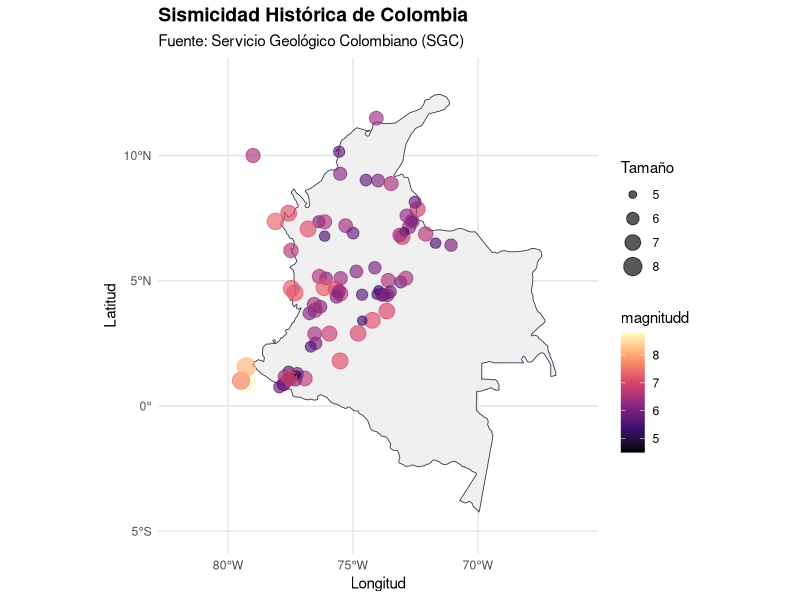

R code for this plot: (Note: this script raises an error after producing the figure.)
## ---- chunk 1
# Instalación de paquetes si no están presentes
if(!require(spatstat)) install.packages("spatstat")
if(!require(spatstat)) install.packages("spatstat.explore")
if(!require(spatstat)) install.packages("spatstat.model")
if(!require(sf)) install.packages("sf")
if(!require(readxl)) install.packages("readxl")
if(!require(tidyverse)) install.packages("tidyverse")
# Instalar el paquete de datos explícitamente con dependencias
if(!require(rnaturalearthdata)) install.packages("rnaturalearthdata", 
                 dependencies = TRUE, 
                 type = "binary")  # Usa binarios precompilados en Windows

# Carga de librerías
library(spatstat)  # Análisis de patrones puntuales
library(sf)        # Manejo de datos vectoriales
library(readxl)    # Lectura de archivos Excel
library(tidyverse) # Manipulación de datos
library(ggplot2)      # Visualización
library(dplyr)        # Manipulación de datos
library(readr)        # Lectura de CSV
library(rnaturalearth) # Descarga automática de mapas mundiales
library(scales)       # Para formato de ejes en gráficos
library(patchwork)    # Poner gráficos lado a lado
library(knitr)
library(kableExtra)
library(stars)        # Esencial para convertir mapas de spatstat a ggplot2
library(ggrepel)      # Crucial para que los IDs no se tapen entre sí
## ---- chunk 2
# ==============================================================================
#  OBTENER SHAPEFILE DE COLOMBIA (Automático, sin descarga manual)
# rnaturalearth descarga límites administrativos de Natural Earth (dominio público)
# scale = "medium" ofrece buen equilibrio entre detalle y velocidad
# Cargar mapa de Colombia (sf)
colombia_map <- rnaturalearth::ne_countries(scale = "medium", country = "colombia", returnclass = "sf")

# Proyectar a CRS adecuado para visualización en Colombia (WGS84 es suficiente para puntos)
colombia_map <- st_transform(colombia_map, crs = 4326)


# Cargar TODOS los países de Sudamérica para ver los vecinos colindantes
paises_vecinos <- ne_countries(scale = "medium", returnclass = "sf")
paises_vecinos <- st_transform(paises_vecinos, crs = 4326)

# ==============================================================================
# . CARGAR Y LIMPIAR DATOS DE SISMICIDAD (SGC)
# Leer CSV saltando las 7 filas de encabezado institucional
df <- read_csv("sismicidad_historica.csv", skip = 7, show_col_types = FALSE)

# Renombrar columnas clave para trabajar más fácil
names(df)[4] <- "Latitud"
names(df)[5] <- "Longitud" 
names(df)[7] <- "magnitudd"

# Convertir a numérico de forma segura (maneja caracteres no numéricos como NA)
df <- df %>% select(Latitud, Longitud, magnitudd) %>%
  mutate(
    Latitud   = as.numeric(Latitud),
    Longitud  = as.numeric(Longitud),
    magnitudd  = as.numeric(magnitudd)
  )

# Filtrar filas con coordenadas inválidas (evita errores en st_as_sf)
#df <- df %>% filter(!is.na(Latitud) & !is.na(Longitud))
summary(df)  

# ==============================================================================
#  CONVERTIR DATAFRAME A OBJETO ESPACIAL (sf)
# st_as_sf() convierte el dataframe en puntos georreferenciados
# crs = 4326 = WGS84 (lat/lon en grados decimales, estándar GPS)

# Proyección de Coordenadas (De Grados a Metros)
# Es vital para que la Función K sea en metros/km y no en grados
sismos_sf <- st_as_sf(df, coords = c("Longitud", "Latitud"), crs = 4326)

# Añadimos una columna explícita con el ID a sf de sismos
sismos_sf$ID_Sismo <- 1:nrow(sismos_sf)

# transformar las coordenadas geográficas de los sismos en Colombia de grados a metros, utilizando el sistema de proyección oficial del país.
# Transforma matemáticamente la curvatura de la Tierra a un plano bidimensional (proyección).
sismos_proj <- st_transform(sismos_sf, crs = 9377) 





## Ventana de Visualización (Bounding Box)

# Basado en el recuadro visual de la plataforma del SGC:
# Longitudes aproximadas: -84°W a -65°W | Latitudes aproximadas: -4.5°S a 13.5°N
limites_grados <- st_bbox(c(xmin = -84, ymin = -4.5, xmax = -65, ymax = 13.5), 
                          crs = st_crs(4326))

# Convertimos este recuadro en un polígono sf para poder proyectarlo correctamente
ventana_sf <- st_as_sfc(limites_grados)

# Proyectamos también nuestra ventana rectangular a metros
ventana_proj <- st_transform(ventana_sf, crs = 9377)
bbox_metros  <- st_bbox(ventana_proj)






# ==============================================================================
# 3. FILTRADO GEOGRÁFICO AJUSTADO (ELIMINA EL PUNTO EXTREMO NOROESTE)
# ==============================================================================
# 🛠️ CORRECCIÓN: Cambiamos xmin a -79.5 para dejar fuera el sismo de San Andrés 
# pero manteniendo ymin = 0 para salvar todo el sur del país.
caja_filtro <- st_bbox(c(xmin = -79.5, ymin = 0, xmax = -66, ymax = 13.5), crs = 4326)

sismos_sf <- sismos_sf %>% 
  st_filter(st_as_sfc(caja_filtro))

# Proyectamos los sismos limpios a metros (Origen Nacional CRS 9377)
sismos_proj <- st_transform(sismos_sf, crs = 9377)

# ==============================================================================
# 4. CREACIÓN DE LA VENTANA CON MARGEN DE AMORTIGUAMIENTO (BUFFER)
# ==============================================================================
# A. Calculamos la envolvente convexa ajustada en metros
ventana_base_metros <- st_convex_hull(st_union(sismos_proj))

# B. 🛠️ MEJORA: Expandimos la ventana 30 km hacia afuera para que no toque los puntos
ventana_sf <- st_buffer(ventana_base_metros, dist = 30000) # 30,000 metros = 30 Km

# C. Convertimos a formato owin para tus futuros análisis de spatstat
ventana_owin <- as.owin(st_geometry(ventana_sf))

# D. Pasamos la ventana expandida a grados exclusivamente para que ggplot pueda dibujarla
ventana_grados <- st_transform(ventana_sf, crs = 4326)

# ==============================================================================
# 5. CONSTRUCCIÓN DEL OBJETO PPP EN KILÓMETROS
# ==============================================================================
coords_metros <- st_coordinates(sismos_proj)

sismos_ppp <- ppp(x = coords_metros[,1], 
                  y = coords_metros[,2], 
                  window = ventana_owin)

set.seed(5869)
if(any(duplicated(sismos_ppp))) {
  sismos_ppp <- rjitter(sismos_ppp, retry = TRUE)
}

# Escalamos el objeto final a kilómetros para tu informe
sismos_ppp <- spatstat.geom::rescale(sismos_ppp, 1000, "km")


## ---- chunk 3
# ==============================================================================
#  VISUALIZACIÓN CON GGPlot2 (Mapa profesional)
ggplot() +
  # Capa 1: Polígono de Colombia (Corregido 'size' por 'linewidth')
  geom_sf(data = colombia_map, 
          fill = "#f0f0f0",         # Gris muy claro y limpio para el fondo
          color = "#2c3e50",        # Borde azul oscuro elegante
          linewidth = 0.3) +        
  
  # Capa 2: Puntos Sísmicos (Mapeamos color y tamaño según la magnitudd)
  geom_sf(data = sismos_sf, 
          aes(color = magnitudd, size = magnitudd), 
          alpha = 0.65,             # Transparencia para ver sismos superpuestos
          shape = 19) +             # Círculo sólido
  
  # Escala de colores: Paleta Magma (Amarillo = Alto, Negro/Morado = Bajo)
  scale_color_viridis_c(option = "magma", 
                        name = "magnitudd") +
  
  # Escala de tamaño: Los sismos más fuertes se ven más grandes en el mapa
  scale_size_continuous(range = c(0.15, 6.5), 
                        name = "Tamaño") +
  
  # Capa de Proyección y límites visuales (Explicado abajo)
  coord_sf(crs = st_crs(4326), 
           xlim = c(-82, -66),      
           ylim = c(-5, 13)) + 
  
  # Etiquetas informativas
  labs(title = "Sismicidad Histórica de Colombia",
       subtitle = "Fuente: Servicio Geológico Colombiano (SGC)",
       x = "Longitud", 
       y = "Latitud") +
  
  # Estética general limpia
  theme_minimal() +
  theme(
    panel.grid.major = element_line(color = "gray90"),
    plot.title = element_text(face = "bold", size = 14),
    legend.position = "right"
  )



## ---- chunk 4
ggplot() +
  # Capa 1: Países vecinos (Fondo gris neutro y bordes sutiles)
  geom_sf(data = paises_vecinos, 
          fill = "#f1f2f6",         
          color = "#bdc3c7",        
          linewidth = 0.3) +
  
  # Capa 2: Resaltar la frontera de Colombia (Línea más gruesa y azul oscuro)
  geom_sf(data = colombia_map, 
          fill = "#f8f9fa",         # Un gris más limpio para diferenciarlo de los vecinos
          color = "#1f3a60",        # Tu azul oscuro elegante original
          linewidth = 0.8) +        
  
  # Capa 3: Delimitación de la Ventana de Trabajo del SGC (Línea discontinua roja o negra)
  geom_sf(data = ventana_sf, 
          fill = NA,                # Totalmente transparente por dentro
          color = "#2c3e50",        # Color del marco
          linewidth = 0.8, 
          style = "dashed",         # Línea discontinua tipo 'mira cartográfica'
          linetype = "dashed") +    
  
  # Capa 4: Los sismos puros (Puntos rojos translúcidos)
  geom_sf(data = sismos_sf, 
          color = "#e74c3c",        
          size = 1,               
          alpha = 0.7) +            
  
  # AJUSTE CRUCIAL: El zoom se abre un poco más (de -86 a -63) para poder ver la ventana flotando
  coord_sf(crs = st_crs(4326), 
           xlim = c(-86, -63),   
           ylim = c(-6.5, 15.5)) +
  
  # Etiquetas y títulos adaptados
  labs(title = "Patrón Puntual Sísmico e Influencia Regional",
       subtitle = "Delimitación de la Ventana de Trabajo Oficial SGC",
       x = "Longitud", y = "Latitud") +
  
  # Estética profesional de fondo de océano
  theme_minimal() +
  theme(
    panel.grid.major = element_line(color = "gray90", linetype = "dotted"),
    plot.title = element_text(face = "bold", size = 13, color = "#2c3e50"),
    plot.subtitle = element_text(size = 10, italic = TRUE, color = "#555555"),
    panel.background = element_rect(fill = "#eef2f7", color = NA) # Océano azul claro
  )

summary(sismos_ppp)
## ---- chunk 5
# Esta función extrae la rejilla matemática de spatstat y la convierte a polígonos de ggplot
crear_capa_cuadrantes <- function(modelo_chi) {
  # 1. Extraer la rejilla matemática (teselación) en las unidades actuales (Km)
  rejilla_data <- tiles(as.tess(modelo_chi))
  obs <- modelo_chi$observed
  exp <- round(modelo_chi$expected, 1)
  res <- round(modelo_chi$residuals, 1)
  
  lista_poligonos <- list()
  
  for(i in seq_along(rejilla_data)) {
    lims <- rejilla_data[[i]]
    
    # Extraemos límites en X e Y (están en km respecto al origen nacional)
    x1 <- lims$xrange[1]
    x2 <- lims$xrange[2]
    y1 <- lims$yrange[1]
    y2 <- lims$yrange[2]
    
    # Creamos el polígono en las unidades de origen exactas (multiplicamos por 1000 para volver a metros)
    # Rango de coordenadas de un rectángulo cerrado: bottom-left -> bottom-right -> top-right -> top-left -> volver al inicio
    p <- st_polygon(list(matrix(c(
      x1*1000, y1*1000,
      x2*1000, y1*1000,
      x2*1000, y2*1000,
      x1*1000, y2*1000,
      x1*1000, y1*1000
    ), ncol = 2, byrow = TRUE)))
    
    lista_poligonos[[i]] <- p
  }
  
  # 2. Construir el objeto sf temporal asignándole el CRS oficial de Origen Nacional (9377)
  sf_cuadrantes_metros <- st_sf(
    id = 1:length(lista_poligonos),
    Obs = as.vector(obs),
    Exp = as.vector(exp),
    Res = as.vector(res),
    geometry = st_sfc(lista_poligonos, crs = 9377) # <- Declarado en metros reales
  )
  
  # 3. TRUCO DE MAGIA: Reproyectar a grados de forma matemáticamente exacta y oficial
  sf_cuadrantes_grados <- st_transform(sf_cuadrantes_metros, crs = 4326)
  
  # 4. Calcular centroides sobre la capa final en grados para ubicar el texto
  centroides <- st_coordinates(st_centroid(sf_cuadrantes_grados))
  sf_cuadrantes_grados$lon_c <- centroides[,1]
  sf_cuadrantes_grados$lat_c <- centroides[,2]
  
  # Generar etiqueta estructurada
  sf_cuadrantes_grados$etiqueta <- paste0("O: ", sf_cuadrantes_grados$Obs, 
                                          "\nE: ", sf_cuadrantes_grados$Exp, 
                                          "\nR: ", sf_cuadrantes_grados$Res)
  
  return(sf_cuadrantes_grados)
}


# Ejecutar las pruebas en spatstat
(chi_3x3 <- quadrat.test(sismos_ppp, nx = 3, ny = 3))
(chi_4x4 <- quadrat.test(sismos_ppp, nx = 4, ny = 4))
(chi_5x5 <- quadrat.test(sismos_ppp, nx = 5, ny = 5)) 
(chi_6x6 <- quadrat.test(sismos_ppp, nx = 6, ny = 6)) 

# Convertir a objetos sf para graficar
sf_3x3 <- crear_capa_cuadrantes(chi_3x3)
sf_4x4 <- crear_capa_cuadrantes(chi_4x4)
sf_5x5 <- crear_capa_cuadrantes(chi_5x5)
sf_6x6 <- crear_capa_cuadrantes(chi_6x6)



# --- MAPA A: REJILLA 3x3 ---
g_3x3 <- ggplot() +
  geom_sf(data = paises_vecinos, fill = "#f1f2f6", color = "#bdc3c7", linewidth = 0.3) +
  geom_sf(data = colombia_map, fill = "#f8f9fa", color = "#1f3a60", linewidth = 0.6) +
  # Capa de la Rejilla estadística translúcida
  geom_sf(data = sf_3x3, 
          fill = "#3498db",          # Azul claro oficial
          alpha = 0.05,              # Transparencia del 5% 👈
          color = "#e67e22",         # Borde naranja
          linewidth = 0.5, 
          linetype = "dashed") + 
  # Etiquetas numéricas dentro de los cuadrantes
  geom_text(data = sf_3x3, aes(x = lon_c, y = lat_c, label = etiqueta), 
            size = 2.8, fontface = "bold", color = "#2c3e50", bg.color = "white", bg.r = 0.15) +
  geom_sf(data = sismos_sf, color = "#e74c3c", size = 1.2, alpha = 0.4) +            
  coord_sf(crs = st_crs(4326), xlim = c(-86, -63), ylim = c(-6.5, 15.5)) +
  labs(title = "Prueba por Cuadrantes (3x3)", subtitle = "Evaluación de Homogeneidad CSR", x = "Longitud", y = "Latitud") +
  theme_minimal() +
  theme(
    panel.grid.major = element_line(color = "gray90", linetype = "dotted"),
    plot.title = element_text(face = "bold", size = 11, color = "#2c3e50"),
    plot.subtitle = element_text(size = 9, italic = TRUE, color = "#555555"),
    panel.background = element_rect(fill = "#eef2f7", color = NA)
  )


# --- MAPA B: REJILLA 4x4 ---
g_4x4 <- ggplot() +
  geom_sf(data = paises_vecinos, fill = "#f1f2f6", color = "#bdc3c7", linewidth = 0.3) +
  geom_sf(data = colombia_map, fill = "#f8f9fa", color = "#1f3a60", linewidth = 0.6) +
  # Capa de la Rejilla estadística translúcida
  geom_sf(data = sf_4x4, 
          fill = "#3498db",          # Azul claro oficial
          alpha = 0.05,              # Transparencia del 5% 👈
          color = "#e67e22",         # Borde naranja
          linewidth = 0.5, 
          linetype = "dashed") + 
  # Etiquetas numéricas dentro de los cuadrantes
  geom_text(data = sf_4x4, aes(x = lon_c, y = lat_c, label = etiqueta), 
            size = 2.8, fontface = "bold", color = "#2c3e50", bg.color = "white", bg.r = 0.15) +
  geom_sf(data = sismos_sf, color = "#e74c3c", size = 1.2, alpha = 0.4) +            
  coord_sf(crs = st_crs(4326), xlim = c(-86, -63), ylim = c(-6.5, 15.5)) +
  labs(title = "Prueba por Cuadrantes (4x4)", subtitle = "Evaluación de Homogeneidad CSR", x = "Longitud", y = "Latitud") +
  theme_minimal() +
  theme(
    panel.grid.major = element_line(color = "gray90", linetype = "dotted"),
    plot.title = element_text(face = "bold", size = 11, color = "#2c3e50"),
    plot.subtitle = element_text(size = 9, italic = TRUE, color = "#555555"),
    panel.background = element_rect(fill = "#eef2f7", color = NA)
  )

# --- MAPA C: REJILLA 5x5 ---
g_5x5 <- ggplot() +
  geom_sf(data = paises_vecinos, fill = "#f1f2f6", color = "#bdc3c7", linewidth = 0.3) +
  geom_sf(data = colombia_map, fill = "#f8f9fa", color = "#1f3a60", linewidth = 0.6) +
  # Capa de la Rejilla estadística 5x5
  geom_sf(data = sf_5x5, 
          fill = "#3498db",          # Azul claro oficial
          alpha = 0.05,              # Transparencia del 5% 👈
          color = "#e67e22",         # Borde naranja
          linewidth = 0.5, 
          linetype = "dashed") + 
  # Etiquetas numéricas más pequeñas debido a la densidad de celdas
  geom_text(data = sf_5x5, aes(x = lon_c, y = lat_c, label = etiqueta), 
            size = 2.0, fontface = "bold", color = "#2c3e50") +
  geom_sf(data = sismos_sf, color = "#e74c3c", size = 1.2, alpha = 0.4) +            
  coord_sf(crs = st_crs(4326), xlim = c(-86, -63), ylim = c(-6.5, 15.5)) +
  labs(title = "Prueba por Cuadrantes (5x5)", subtitle = "Resolución Fina de Residuos", x = "Longitud", y = "") +
  theme_minimal() +
  theme(
    panel.grid.major = element_line(color = "gray90", linetype = "dotted"),
    plot.title = element_text(face = "bold", size = 11, color = "#2c3e50"),
    plot.subtitle = element_text(size = 9, italic = TRUE, color = "#555555"),
    panel.background = element_rect(fill = "#eef2f7", color = NA)
  )

# --- MAPA D: REJILLA 6x6 ---
g_6x6 <- ggplot() +
  geom_sf(data = paises_vecinos, fill = "#f1f2f6", color = "#bdc3c7", linewidth = 0.3) +
  geom_sf(data = colombia_map, fill = "#f8f9fa", color = "#1f3a60", linewidth = 0.6) +
  # Capa de la Rejilla estadística 5x5
  geom_sf(data = sf_6x6, 
          fill = "#3498db",          # Azul claro oficial
          alpha = 0.05,              # Transparencia del 5% 👈
          color = "#e67e22",         # Borde naranja
          linewidth = 0.5, 
          linetype = "dashed") + 
  # Etiquetas numéricas más pequeñas debido a la densidad de celdas
  geom_text(data = sf_6x6, aes(x = lon_c, y = lat_c, label = etiqueta), 
            size = 2.0, fontface = "bold", color = "#2c3e50") +
  geom_sf(data = sismos_sf, color = "#e74c3c", size = 1.2, alpha = 0.4) +            
  coord_sf(crs = st_crs(4326), xlim = c(-86, -63), ylim = c(-6.5, 15.5)) +
  labs(title = "Prueba por Cuadrantes (6x6)", subtitle = "Resolución Fina de Residuos", x = "Longitud", y = "") +
  theme_minimal() +
  theme(
    panel.grid.major = element_line(color = "gray90", linetype = "dotted"),
    plot.title = element_text(face = "bold", size = 11, color = "#2c3e50"),
    plot.subtitle = element_text(size = 9, italic = TRUE, color = "#555555"),
    panel.background = element_rect(fill = "#eef2f7", color = NA)
  )
# g_6x6


mosaico_cuadrantes <- (g_3x3 + g_4x4 ) + 
  plot_annotation(
    title = "Diagnóstico de Primer Orden: Pruebas de Homogeneidad Espacial",
    subtitle = "Comparativa de Distribución de Sismos Observados vs. Esperados bajo Azar (CSR)",
    theme = theme(
      plot.title = element_text(face = "bold", size = 13, hjust = 0.5, color = "#2c3e50"),
      plot.subtitle = element_text(size = 10, hjust = 0.5, color = "#555555", italic = TRUE)
    )
  )

## ---- chunk 6
mosaico_cuadrantes

## ---- chunk 7
# ==============================================================================
# 1. CONSOLIDACIÓN DE LOS RESULTADOS EN UN DATAFRAME
# ==============================================================================
(prueba_chi_2 <- quadrat.test(sismos_ppp,method="MonteCarlo",CR=-2, nx = 3, ny = 3))
(prueba_chi_1_error <- quadrat.test(sismos_ppp,method="MonteCarlo",CR=-1, nx = 3, ny = 3))
(prueba_chi_05 <- quadrat.test(sismos_ppp,method="MonteCarlo",CR=-1/2, nx = 3, ny = 3))
(prueba_chi_1_3 <- quadrat.test(sismos_ppp,method="MonteCarlo",CR=1/3, nx = 3, ny = 3))
(prueba_chi_2_3 <- quadrat.test(sismos_ppp,method="MonteCarlo",CR=2/3, nx = 3, ny = 3))
(prueba_chi_1 <- quadrat.test(sismos_ppp,method="MonteCarlo",CR=1, nx = 3, ny = 3))

# Extraemos de forma dinámica los valores de tus variables u objetos ya calculados
tabla_resultados <- data.frame(
  Estadistico = c(
    "Neyman Modificado (NM2)",
    "Razón de Verosimilitud (GM2)",
    "Freeman-Tukey (T2)",
    "Cressie-Read (CR) (lambda = 1/3)",
    "Cressie-Read (CR) (lambda = 2/3)",
    "Chi-cuadrado de Pearson (X2)"
  ),
  Parametro_CR = c("CR = -2.0", "CR = -1.0", "CR = -0.5", "CR = 1/3", "CR = 2/3", "CR = 1.0"),
  Valor_Test = c(
    round(as.numeric(prueba_chi_2$statistic), 2),
    "Inf (Anomalía por ceros)", 
    round(as.numeric(prueba_chi_05$statistic), 2),
    round(as.numeric(prueba_chi_1_3$statistic), 2),
    round(as.numeric(prueba_chi_2_3$statistic), 2),
    round(as.numeric(prueba_chi_1$statistic), 2)
  ),
  P_Valor = c(
    prueba_chi_2$p.value,
    prueba_chi_1_error$p.value,
    prueba_chi_05$p.value,
    prueba_chi_1_3$p.value,
    prueba_chi_2_3$p.value,
    prueba_chi_1$p.value
  ),
  Interpretación = c(
    "Rechazo de CSR (Agregación)",
    "No concluyente (División por 0)",
    "Rechazo de CSR (Estable ante ceros)",
    "Rechazo de CSR (Moderado)",
    "Rechazo de CSR (Métrica Óptima)",
    "Rechazo de CSR (Validado por MC)"
  )
)

# Formatear la columna de p-valores para que se vea como notación científica limpia
tabla_resultados <- tabla_resultados %>%
  mutate(P_Valor = ifelse(P_Valor < 0.005, "< 0.001", as.character(round(P_Valor, 3))))

## ---- chunk 8
kableExtra::kbl(
  tabla_resultados,
  caption = "Pruebas de Robustez de Monte Carlo bajo la Familia de Cressie-Read (Rejilla 3x3)",
  col.names = c(
    "Estadístico de Prueba",
    "Parámetro de Poder",
    "Valor del Test",
    "p-value (Simulado)",
    "Diagnóstico Espacial"
  ),
  align = c("l", "c", "c", "c", "l")
) %>%
  kableExtra::kable_styling(
    full_width = FALSE,
    position = "center"
  ) %>%
  kableExtra::row_spec(
    0,
    bold = TRUE,
    background = "#2c3e50",
    color = "white"
  ) %>%
  kableExtra::row_spec(
    c(3, 5),
    bold = TRUE,
    background = "#e8f4fd"
  ) %>%
  kableExtra::row_spec(
    2,
    color = "#7f8c8d",
    italic = TRUE
  )
## ---- chunk 9

# Qué hace: Construye una matriz simétrica de tamaño \(N \times N\) (donde \(N\) es el número total de sismos). La posición [i, j] contiene la distancia exacta en kilómetros entre el sismo \(i\) y el sismo \(j\).
# Tu ejemplo: La distancia entre el sismo 1 y el sismo 2 es de 360.61 km. La distancia del sismo 2 al sismo 5 es de apenas 10.69 km, lo que indica que están muy cerca (posibles réplicas o eventos del mismo nido).

Distodas <- pairdist(sismos_ppp)
Distodas[1:5, 1:8]


# 1. Extracción de distancias y vecinos más cercanos corregida
nndista  <- nndist(sismos_ppp, k = 1)
nndista2 <- nndist(sismos_ppp, k = 2) # Distancia al 2° vecino para complementar el análisis
NN_1     <- nnwhich(sismos_ppp, k = 1)
NN_2     <- nnwhich(sismos_ppp, k = 2)

# 2. Construcción del DataFrame para los primeros 10 sismos (Evitamos saturar el reporte)
resultados_nn <- data.frame(
  Punto       = 1:10,
  X           = round(sismos_ppp$x[1:10], 2),
  Y           = round(sismos_ppp$y[1:10], 2),
  Vecino_ID   = NN_1[1:10],
  Distancia   = round(nndista[1:10], 2),
  Vecino2_ID  = NN_2[1:10],
  Distancia2  = round(nndista2[1:10], 2)
)
## ---- chunk 10
# 3. Renderizado de la tabla con la misma estética profesional de la Tabla 1
resultados_nn %>%
  kableExtra::kbl(
    caption = "Matriz de Proximidad Sísmica Individual: Distancias Euclidianas al Primer y Segundo Vecino Más Cercano (Primeros 10 Eventos)",
    col.names = c("ID Sismo", "Coordenada X (Km)", "Coordenada Y (Km)", "ID 1° Vecino", "Distancia 1° (Km)", "ID 2° Vecino", "Distancia 2° (Km)"),
    align = c("c", "c", "c", "c", "c", "c", "c")
  ) %>%
  kableExtra::kable_styling(
    full_width = FALSE,
    position = "center"
  ) %>%
  # Encabezado elegante azul oscuro idéntico a tu tabla de Chi Robusto
  kableExtra::row_spec(0, bold = TRUE, background = "#2c3e50", color = "white") %>% 
  # Resalta en un tono azul suave los sismos con vecinos a distancias críticas (< 20 km)
  kableExtra::row_spec(which(resultados_nn$Distancia < 20), background = "#e8f4fd", bold = TRUE) %>%      
  kableExtra::footnote(
    general = " ",
    general_title = "Las coordenadas cartesianas corresponden a la proyección oficial Origen Nacional de Colombia (CRS 9377) reescalada a kilómetros. El uso de la semilla aleatoria 'set.seed' garantiza la reproducibilidad de los vecinos tras el proceso de desruido (jitter). Las filas resaltadas indican alta densidad o réplicas inmediatas a menos de 20 km de distancia. "
  )

## ---- chunk 11

# Verificar que nnwhich() y nndist() son coherentes
# La distancia entre el punto i y su vecino NN_1[i] debe ser igual a nndista[i]

i <- 1  # Tomemos el primer punto
distancia_manual <- sqrt(
  (sismos_ppp$x[i] - sismos_ppp$x[NN_1[i]])^2 + 
  (sismos_ppp$y[i] - sismos_ppp$y[NN_1[i]])^2
)

cat("Distancia calculada por nndist(): ", nndista[i], "\n")
cat("Distancia calculada manualmente:  ", distancia_manual, "\n")
# → Deben ser iguales (o casi iguales por redondeo)


# Función interna para automatizar la conversión matemática de spatstat a ggplot2 grados
procesar_mapa_nn <- function(k_vecino) {
  # Generamos el mapa de distancias al k° vecino más cercano (en las unidades del objeto: Km)
  mapa_sp   <- nnmap(sismos_ppp, k = k_vecino, what = "dist")
  # Convertimos la imagen de spatstat (.im) a un formato que ggplot2 pueda entender y proyectar
  raster_sp <- st_as_stars(mapa_sp)
  # Capa vectorial de polígonos finos de distancia
  sf_res    <- st_as_sf(raster_sp)
  # TRUCO DE MAGIA: Como sismos_ppp está en Km respecto al Origen Nacional, le devolvemos 
  st_geometry(sf_res) <- st_geometry(sf_res) * 1000
  st_crs(sf_res)      <- 9377
  return(st_transform(sf_res, crs = 4326))
}

sf_raster_1 <- procesar_mapa_nn(k_vecino = 1)
sf_raster_2 <- procesar_mapa_nn(k_vecino = 2)

# Rango máximo unificado basado en tus resultados previos (0 a 1300 Km)
limites_escala <- c(0, 1300)


# 3. DISEÑO DEL MAPA 1: PRIMER VECINO MÁS CERCANO (IZQUIERDA)
# ==============================================================================
g_1_vecino  <- ggplot() +
  geom_sf(data = sf_raster_1, aes(fill = v), color = NA) +
  # Forzamos los límites unificados de la escala
  scale_fill_viridis_c(option = "plasma", direction = -1, name = "Distancia (Km)", limits = limites_escala) +
  geom_sf(data = paises_vecinos, fill = NA, color = "#7f8c8d", linewidth = 0.3) +
  geom_sf(data = colombia_map, fill = NA, color = "#7f8c8d", linewidth = 0.7) +
  geom_sf(data = sismos_sf, color = "#000000", size = 1.0, alpha = 0.9) +
  
  # AJUSTE DE REPEL: Modificado para pegar los números a los sismos
  geom_text_repel(data = sismos_sf, 
                  aes(label = ID_Sismo, x = st_coordinates(sismos_sf)[,1], y = st_coordinates(sismos_sf)[,2]),
                  size = 1.7, fontface = "bold", color = "#ffffff", bg.color = "#2c3e50", bg.r = 0.08,
                  box.padding = 0.05,    # Reduce el espacio mínimo alrededor de la caja del texto
                  point.padding = 0.02,  # Reduce la distancia hacia el punto negro
                  force = 0.1,           # Fuerza de repulsión muy baja para que no salgan volando
                  max.iter = 5000,       # Más iteraciones para encontrar un lugar óptimo y cercano
                max.overlaps = Inf,
                  segment.color = NA) +  # Oculta las líneas conectoras para evitar desorden visual
  
  coord_sf(crs = st_crs(4326), xlim = c(-86, -63), ylim = c(-6.5, 15.5)) +
  labs(title = "A. Proximidad al 1° Vecino", subtitle = "Distancia al evento más inmediato", x = "Longitud", y = "Latitud") +
  theme_minimal() +
  theme(
    panel.grid.major = element_line(color = "gray90", linetype = "dotted"),
    plot.title = element_text(face = "bold", size = 10.5, color = "#2c3e50"),
    plot.subtitle = element_text(size = 8, italic = TRUE, color = "#555555"),
    panel.background = element_rect(fill = "#eef2f7", color = NA)
  )


# ==============================================================================
# 4. DISEÑO DEL MAPA 2: SEGUNDO VECINO MÁS CERCANO (DERECHA)
# ==============================================================================
g_2_vecino <- ggplot() +
  geom_sf(data = sf_raster_2, aes(fill = v), color = NA) +
  # Forzamos exactamente los mismos límites de color aquí
  scale_fill_viridis_c(option = "plasma", direction = -1, name = "Distancia (Km)", limits = limites_escala) +
  geom_sf(data = paises_vecinos, fill = NA, color = "#7f8c8d", linewidth = 0.3) +
  geom_sf(data = colombia_map, fill = NA, color = "#7f8c8d", linewidth = 0.7) +
  geom_sf(data = sismos_sf, color = "#000000", size = 1.0, alpha = 0.9) +
  
  # AJUSTE DE REPEL IDENTICO: Mismo comportamiento de adherencia para el panel B
  geom_text_repel(data = sismos_sf, 
                  aes(label = ID_Sismo, x = st_coordinates(sismos_sf)[,1], y = st_coordinates(sismos_sf)[,2]),
                  size = 1.7, fontface = "bold", color = "#ffffff", bg.color = "#2c3e50", bg.r = 0.08,
                  box.padding = 0.05, 
                  point.padding = 0.02, 
                  force = 0.1, 
                  max.iter = 5000, 
                max.overlaps = Inf,
                  segment.color = NA) +
  
  coord_sf(crs = st_crs(4326), xlim = c(-86, -63), ylim = c(-6.5, 15.5)) +
  labs(title = "B. Proximidad al 2° Vecino", subtitle = "Distancia al segundo evento más cercano", x = "Longitud", y = "") +
  theme_minimal() +
  theme(
    panel.grid.major = element_line(color = "gray90", linetype = "dotted"),
    plot.title = element_text(face = "bold", size = 10.5, color = "#2c3e50"),
    plot.subtitle = element_text(size = 8, italic = TRUE, color = "#555555"),
    panel.background = element_rect(fill = "#eef2f7", color = NA)
  )

# ==============================================================================
# 5. ACOPLAMIENTO LADO A LADO CON ANOTACIÓN UNIFICADA
# ==============================================================================
mosaico_vecindad <- (g_1_vecino + g_2_vecino) + 
  plot_layout(guides = "collect") & # 👈 Junta las leyendas y crea una sola compartida
  theme(legend.position = "right")  # 👈 Posiciona la leyenda unificada a la derecha

# Añadimos títulos principales
mosaico_final <- mosaico_vecindad + 
  plot_annotation(
    title = "Superficies Continuas de Proximidad Tectónica Regional",
    subtitle = "Comparativa del gradiente unificado de distancias inter-evento de primer y segundo orden",
    theme = theme(
      plot.title = element_text(face = "bold", size = 12, hjust = 0.5, color = "#2c3e50"),
      plot.subtitle = element_text(size = 9.5, hjust = 0.5, color = "#555555", italic = TRUE)
    )
  )

## ---- chunk 12
mosaico_final
## ---- chunk 13
# ==============================================================================
# 2. CONVERSIÓN DE DIAGRAMA DE STIENEN A GGPLOT2 (GRADOS)
# ==============================================================================
# A. Calculamos las distancias al vecino más cercano en metros reales
# (Usamos el objeto ppp original multiplicando por 1000, o calculamos directo en sf)
dist_vecino_metros <- nndist(sismos_ppp, k = 1) * 1000

# B. El radio de Stienen es la MITAD de la distancia al vecino más cercano
radios_stienen <- dist_vecino_metros / 2

# C. TRUCO GEOMÉTRICO: Creamos círculos perfectos individuales para cada sismo en sf
sf_stienen_metros <- st_buffer(sismos_proj, dist = radios_stienen)

# D. Reproyectamos los círculos resultantes a grados de forma exacta
sf_stienen_grados <- st_transform(sf_stienen_metros, crs = 4326)


# --- DISEÑO MAPA A: DIAGRAMA DE STIENEN (IZQUIERDA) ---
g_stienen <- ggplot() +
  geom_sf(data = paises_vecinos, fill = "#f1f2f6", color = "#bdc3c7", linewidth = 0.3) +
  geom_sf(data = colombia_map, fill = "#f1f2f6", color = "#bdc3c7", linewidth = 0.4) +
  # Capa de los círculos de Stienen (Rojo translúcido con borde marcado)
  geom_sf(data = sf_stienen_grados, fill = "#e74c3c", alpha = 0.15, color = "#c0392b", linewidth = 0.4) +
  # Puntos de los sismos reales
  geom_sf(data = sismos_sf, color = "#2c3e50", size = 0.8, alpha = 0.9) +
  geom_sf(data = colombia_map, fill = NA, color = "#1f3a60", linewidth = 0.7) +
  coord_sf(crs = st_crs(4326), xlim = c(-86, -63), ylim = c(-6.5, 15.5)) +
  labs(title = "A. Diagrama de Stienen", subtitle = "Esferas de exclusión inter-evento", x = "Longitud", y = "Latitud") +
  theme_minimal() +
  theme(
    panel.grid.major = element_line(color = "gray90", linetype = "dotted"),
    plot.title = element_text(face = "bold", size = 11, color = "#2c3e50"),
    plot.subtitle = element_text(size = 8.5, italic = TRUE, color = "#555555"),
    panel.background = element_rect(fill = "#eef2f7", color = NA)
  )

# ==============================================================================
# 3. CONVERSIÓN DE TESELACIÓN DE DIRICHLET A GGPLOT2 (GRADOS)
# ==============================================================================
# Extraemos los polígonos de Voronoi/Dirichlet desde spatstat
dirichlet_sp <- dirichlet(unmark(sismos_ppp))
celdas_lista <- tiles(dirichlet_sp)

# C. TRUCO: Convertimos cada celda de spatstat a un polígono compatible con sf
lista_sf_poligonos <- lapply(celdas_lista, function(celda) {
  # Extraer las coordenadas (X, Y) del contorno del polígono de Voronoi (está en Km)
  coor_x <- celda$bdry[[1]]$x
  coor_y <- celda$bdry[[1]]$y
  
  # Cerrar el polígono repitiendo el primer punto al final (Requisito estricto de sf)
  matriz_puntos <- matrix(c(coor_x, coor_x[1], coor_y, coor_y[1]), ncol = 2)
  
  # Multiplicamos por 1000 para devolver las unidades de Kilómetros a Metros reales
  matriz_metros <- matriz_puntos * 1000
  
  return(st_polygon(list(matriz_metros)))
})

# D. Consolidamos los polígonos en una capa sf con el CRS oficial Origen Nacional
sf_dirichlet_metros <- st_sf(
  id = 1:length(lista_sf_poligonos),
  geometry = st_sfc(lista_sf_poligonos, crs = 9377)
)

# E. Reproyectamos toda la rejilla de Voronoi a grados geográficos de forma exacta
sf_dirichlet_grados <- st_transform(sf_dirichlet_metros, crs = 4326)


# --- DISEÑO MAPA B: TESELACIÓN DE DIRICHLET (DERECHA) ---
g_dirichlet <- ggplot() +
  geom_sf(data = paises_vecinos, fill = "#f1f2f6", color = "#bdc3c7", linewidth = 0.3) +
  geom_sf(data = colombia_map, fill = "#f1f2f6", color = "#bdc3c7", linewidth = 0.4) +
  # Capa de los polígonos de Voronoi (Líneas naranjas translúcidas)
  geom_sf(data = sf_dirichlet_grados, fill = "#3498db", alpha = 0.03, color = "#e67e22", linewidth = 0.4, linetype = "solid") +
  geom_sf(data = sismos_sf, color = "#2c3e50", size = 0.8, alpha = 0.9) +
  geom_sf(data = colombia_map, fill = NA, color = "#1f3a60", linewidth = 0.7) +
  coord_sf(crs = st_crs(4326), xlim = c(-86, -63), ylim = c(-6.5, 15.5)) +
  labs(title = "B. Teselación de Dirichlet", subtitle = "Polígonos de Voronoi / Áreas de influencia", x = "Longitud", y = "") +
  theme_minimal() +
  theme(
    panel.grid.major = element_line(color = "gray90", linetype = "dotted"),
    plot.title = element_text(face = "bold", size = 11, color = "#2c3e50"),
    plot.subtitle = element_text(size = 8.5, italic = TRUE, color = "#555555"),
    panel.background = element_rect(fill = "#eef2f7", color = NA)
  )

# ==============================================================================
# 4. ACOPLAMIENTO LADO A LADO CON PATCHWORK
# ==============================================================================
mosaico_avanzado <- (g_stienen + g_dirichlet) + 
  plot_annotation(
    title = "Análisis Geométrico de Áreas de Influencia y Exclusión Sísmica",
    subtitle = "Modelado espacial mediante Diagramas de Stienen y Polígonos de Voronoi",
    theme = theme(
      plot.title = element_text(face = "bold", size = 12.5, hjust = 0.5, color = "#2c3e50"),
      plot.subtitle = element_text(size = 9.5, hjust = 0.5, color = "#555555", italic = TRUE)
    )
  )

## ---- chunk 14
mosaico_avanzado
## ---- chunk 15

CE_sismos <- clarkevans.test(sismos_ppp)
CE_sismos
bordeCorCE<-clarkevans(sismos_ppp)
bordeCorCE
bordeCorHE<-hopskel(sismos_ppp)
bordeCorHE
(HE_sismos_2=hopskel.test(sismos_ppp))
(HE_sismos_clust=hopskel.test(sismos_ppp,alternative="clustered"))
(HE_sismos_reg=hopskel.test(sismos_ppp,alternative="regular"))



# 1. Consolidación robusta de datos con simetría exacta de filas (5 filas por columna)
tabla_indices_globales <- data.frame(
  Prueba = c(
    "Test de Clark-Evans (Donnelly)",
    "Test Hopkins-Skellam (Bilateral)",
    "Test Hopkins-Skellam (Agregación)",
    "Test Hopkins-Skellam (Regularidad)",
    "Razón de Verosimilitud (Métrica de Control)"
  ),
  Métrica = c("R", "A (Bilateral)", "A (Clúster)", "A (Regular)", "GM2"),
  Valor_Estadistico = c(
    0.38311,   # Valor exacto extraído de tu CE_sismos
    0.03113,   # Valor de tu HE_sismos_2
    0.02983,   # Valor de tu HE_sismos_clust
    0.02115,   # Valor de tu HE_sismos_reg
    "Infinito" # Texto seguro para evitar el quiebre matemático por ceros
  ),
  P_Valor = c(
    "< 0.001",
    "< 0.001",
    "< 0.001",
    "1.000",
    "1.000"
  ),
  Hipotesis_Alternativa = c(
    "Bilateral (No Azar)",
    "Bilateral (No Azar)",
    "Agrupado / Clúster (A < 1)",
    "Regular / Uniforme (A > 1)",
    "No concluyente por celdas vacías"
  ),
  Diagnostico = c(
    "Hiper-Agregación Significativa",
    "Rechazo absoluto de CSR",
    "Estructura de Clúster Confirmada",
    "Ausencia Total de Regularidad",
    "Anomalía matemática normal (O=0)"
  )
)

## ---- chunk 16

# 2. Renderizado con la estética unificada de tu reporte
kableExtra::kbl(
  tabla_indices_globales,
  caption = "Diagnóstico Global de Asociación Espacial: Índices de Distancia de Clark-Evans y Hopkins-Skellam",
  col.names = c("Prueba / Estimador", "Métrica", "Valor", "p-value", "Hipótesis Alternativa", "Diagnóstico Espacial"),
  align = c("l", "c", "c", "c", "l", "l")
) %>%
  kableExtra::kable_styling(
    full_width = FALSE,
    position = "center"
  ) %>%
  # Encabezado azul oscuro unificado con tu tema Flatly
  kableExtra::row_spec(0, bold = TRUE, background = "#2c3e50", color = "white") %>% 
  # Resaltar en azul claro las dos pruebas reinas confirmatorias de Clúster
  kableExtra::row_spec(c(1, 3), bold = TRUE, background = "#e8f4fd") %>%      
  # Pone en color tenue las filas que dieron p=1 para guiar la lectura
  kableExtra::row_spec(c(4, 5), color = "#7f8c8d", italic = TRUE) %>% 
  kableExtra::footnote(
    general = " ",
    general_title = "El estadístico R de Clark-Evans mide la relación entre la distancia observada y la esperada bajo el azar (R = 1 indica azar; R < 1 clúster). El índice A de Hopkins-Skellam compara distancias evento-evento contra espacio vacío (A = 1 indica azar; A < 1 clúster). Ambas pruebas rechazan de forma contundente la hipótesis de Aleatoriedad Espacial Completa (CSR). "
  )


## ---- chunk 17
# 2. Cálculo de la Densidad Kernel Continua en spatstat
# El objeto sismos_ppp ya está escalado a kilómetros automáticamente
mapa_densidad_sp <- density(sismos_ppp)

# 3. TRUCO GEOMÉTRICO: Conversión de formato .im a capas sf en Grados
raster_densidad   <- st_as_stars(mapa_densidad_sp)
sf_densidad       <- st_as_sf(raster_densidad)

# Escalamos la geometría de vuelta a metros (x1000) para asignar el CRS y proyectar a Grados
st_geometry(sf_densidad) <- st_geometry(sf_densidad) * 1000
st_crs(sf_densidad)      <- 9377
sf_densidad_grados       <- st_transform(sf_densidad, crs = 4326)

## ---- chunk 18

# 4. Generación del gráfico de alta calidad cartográfica con ggplot2
ggplot() +
  # Capa 1: El mapa de calor continuo (Densidad Kernel)
  geom_sf(data = sf_densidad_grados, aes(fill = v), color = NA) +
  
  # Escala de colores Magma (Amarillo = Alta concentración / Peligro)
  scale_fill_viridis_c(option = "magma", 
                        name = "Intensidad\n(Sismos / Km²)", 
                        na.value = "transparent") +
  
  # Capa 2: Contorno de países colindantes (Fondo transparente)
  geom_sf(data = paises_vecinos, fill = NA, color = "#bdc3c7", linewidth = 0.3) +
  
  # Capa 3: Resaltar la frontera de Colombia
  geom_sf(data = colombia_map, fill = NA, color = "#1f3a60", linewidth = 0.7) +
  
  # Capa 4: Los sismos reales superpuestos como puntos guía negros y translúcidos
  geom_sf(data = sismos_sf, color = "#000000", size = 0.8, alpha = 0.3) +
  
  # Ajuste de encuadre oficial del SGC
  coord_sf(crs = st_crs(4326), xlim = c(-86, -63), ylim = c(-6.5, 15.5)) +
  
  # Títulos y etiquetas solicitadas (Actualizado el período a tu caso)
  labs(title = "Estimación de la Intensidad de Sismos en Colombia",
       subtitle = "Modelado por Densidad Kernel (KDE) e Isolíneas de Concentración (Julio-Diciembre 2008)",
       x = "Longitud", y = "Latitud") +
  
  theme_minimal() +
  theme(
    panel.grid.major = element_line(color = "gray93", linetype = "dotted"),
    plot.title = element_text(face = "bold", size = 12, color = "#2c3e50"),
    plot.subtitle = element_text(size = 9, italic = TRUE, color = "#555555"),
    panel.background = element_rect(fill = "#eef2f7", color = NA) # Océano azul claro
  )
